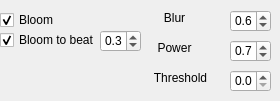
   <widget class="QWidget" name="tab">
    <attribute name="title">
     <string>Bloom</string>
    </attribute>
    <widget class="QCheckBox" name="bloom">
     <property name="geometry">
      <rect>
       <x>0</x>
       <y>10</y>
       <width>61</width>
       <height>20</height>
      </rect>
     </property>
     <property name="text">
      <string>Bloom</string>
     </property>
     <property name="checked">
      <bool>true</bool>
     </property>
    </widget>
    <widget class="QCheckBox" name="bloomtobeat">
     <property name="geometry">
      <rect>
       <x>0</x>
       <y>30</y>
       <width>111</width>
       <height>20</height>
      </rect>
     </property>
     <property name="text">
      <string>Bloom to beat</string>
     </property>
     <property name="checked">
      <bool>true</bool>
     </property>
    </widget>
    <widget class="QDoubleSpinBox" name="bloomtobeatadd">
     <property name="enabled">
      <bool>true</bool>
     </property>
     <property name="geometry">
      <rect>
       <x>100</x>
       <y>30</y>
       <width>41</width>
       <height>22</height>
      </rect>
     </property>
     <property name="decimals">
      <number>1</number>
     </property>
     <property name="maximum">
      <double>1.000000000000000</double>
     </property>
     <property name="singleStep">
      <double>0.100000000000000</double>
     </property>
     <property name="value">
      <double>0.300000000000000</double>
     </property>
    </widget>
    <widget class="QDoubleSpinBox" name="bloomblur">
     <property name="enabled">
      <bool>true</bool>
     </property>
     <property name="geometry">
      <rect>
       <x>230</x>
       <y>10</y>
       <width>41</width>
       <height>22</height>
      </rect>
     </property>
     <property name="decimals">
      <number>1</number>
     </property>
     <property name="maximum">
      <double>1.000000000000000</double>
     </property>
     <property name="singleStep">
      <double>0.100000000000000</double>
     </property>
     <property name="value">
      <double>0.600000000000000</double>
     </property>
    </widget>
    <widget class="QDoubleSpinBox" name="bloompower">
     <property name="enabled">
      <bool>true</bool>
     </property>
     <property name="geometry">
      <rect>
       <x>230</x>
       <y>40</y>
       <width>41</width>
       <height>22</height>
      </rect>
     </property>
     <property name="decimals">
      <number>1</number>
     </property>
     <property name="maximum">
      <double>1.000000000000000</double>
     </property>
     <property name="singleStep">
      <double>0.100000000000000</double>
     </property>
     <property name="value">
      <double>0.700000000000000</double>
     </property>
    </widget>
    <widget class="QLabel" name="label">
     <property name="geometry">
      <rect>
       <x>150</x>
       <y>40</y>
       <width>49</width>
       <height>16</height>
      </rect>
     </property>
     <property name="text">
      <string>Power</string>
     </property>
     <property name="alignment">
      <set>Qt::AlignCenter</set>
     </property>
    </widget>
    <widget class="QLabel" name="label_2">
     <property name="geometry">
      <rect>
       <x>150</x>
       <y>10</y>
       <width>49</width>
       <height>16</height>
      </rect>
     </property>
     <property name="text">
      <string>Blur</string>
     </property>
     <property name="alignment">
      <set>Qt::AlignCenter</set>
     </property>
    </widget>
    <widget class="QLabel" name="label_3">
     <property name="geometry">
      <rect>
       <x>150</x>
       <y>70</y>
       <width>61</width>
       <height>16</height>
      </rect>
     </property>
     <property name="text">
      <string>Threshold</string>
     </property>
     <property name="alignment">
      <set>Qt::AlignCenter</set>
     </property>
    </widget>
    <widget class="QDoubleSpinBox" name="bloomthreshold">
     <property name="enabled">
      <bool>true</bool>
     </property>
     <property name="geometry">
      <rect>
       <x>230</x>
       <y>70</y>
       <width>41</width>
       <height>22</height>
      </rect>
     </property>
     <property name="decimals">
      <number>1</number>
     </property>
     <property name="maximum">
      <double>1.000000000000000</double>
     </property>
     <property name="singleStep">
      <double>0.100000000000000</double>
     </property>
    </widget>
   </widget>
